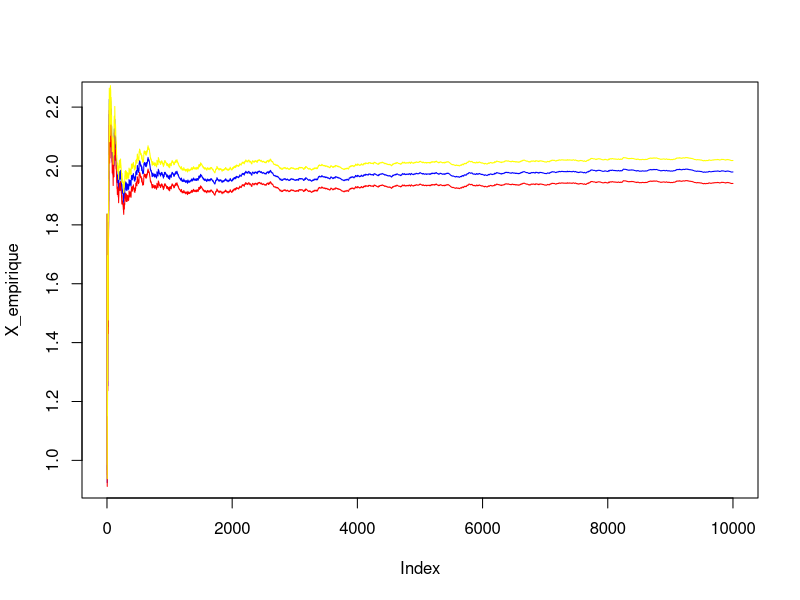
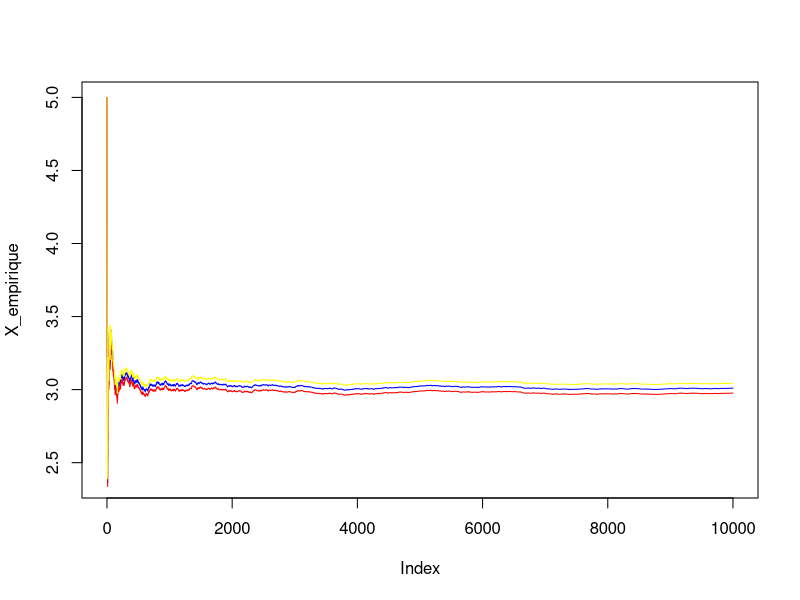
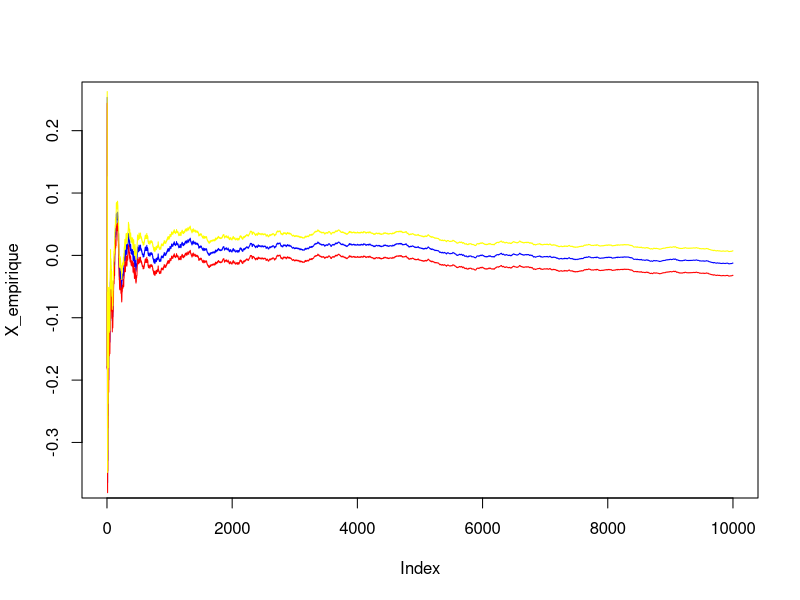
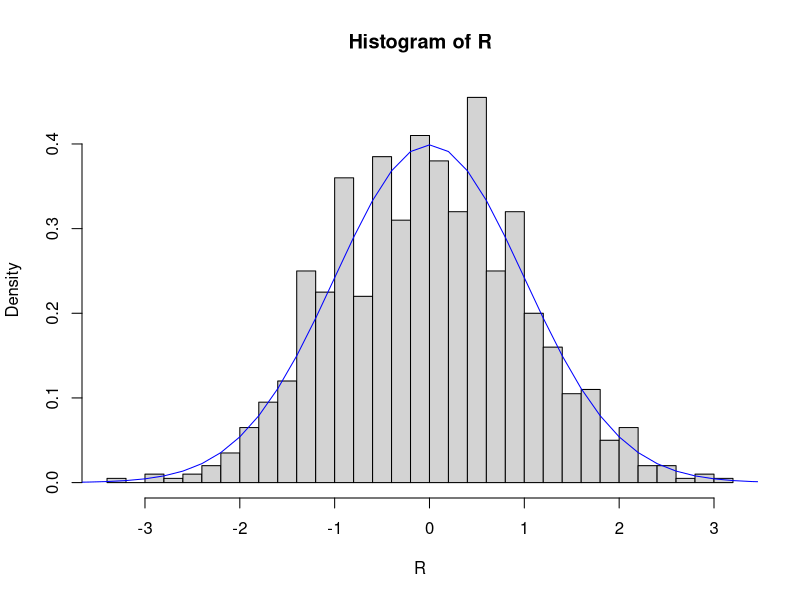
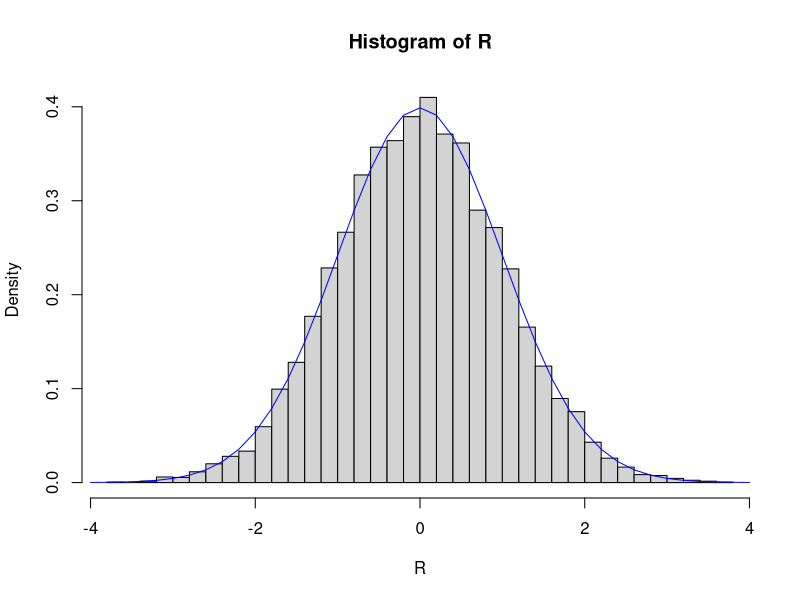
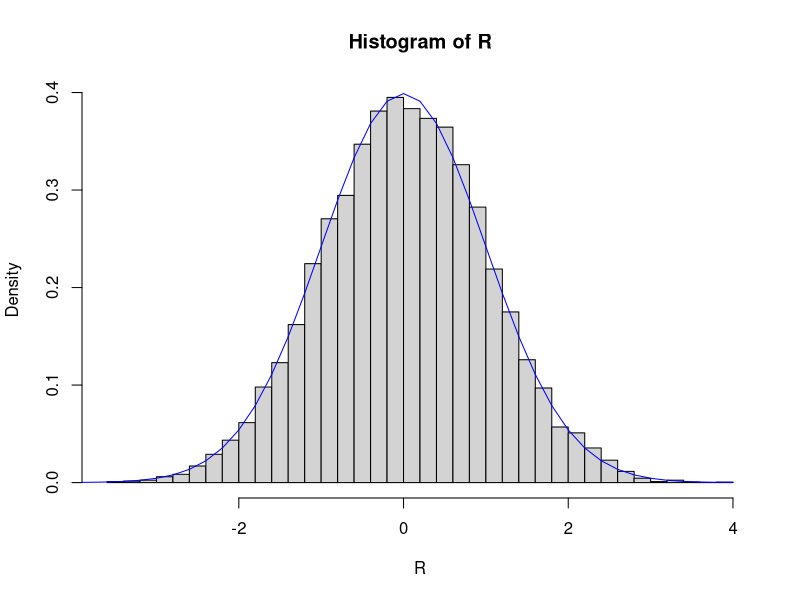
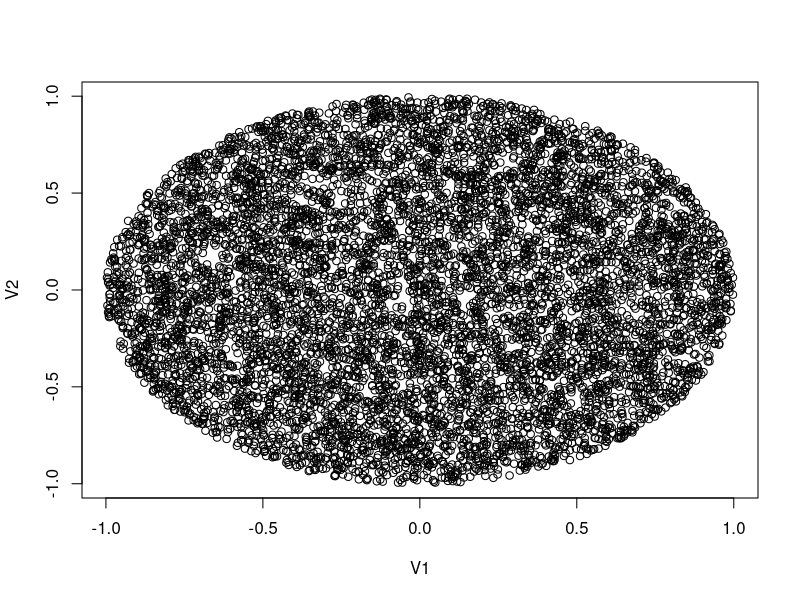
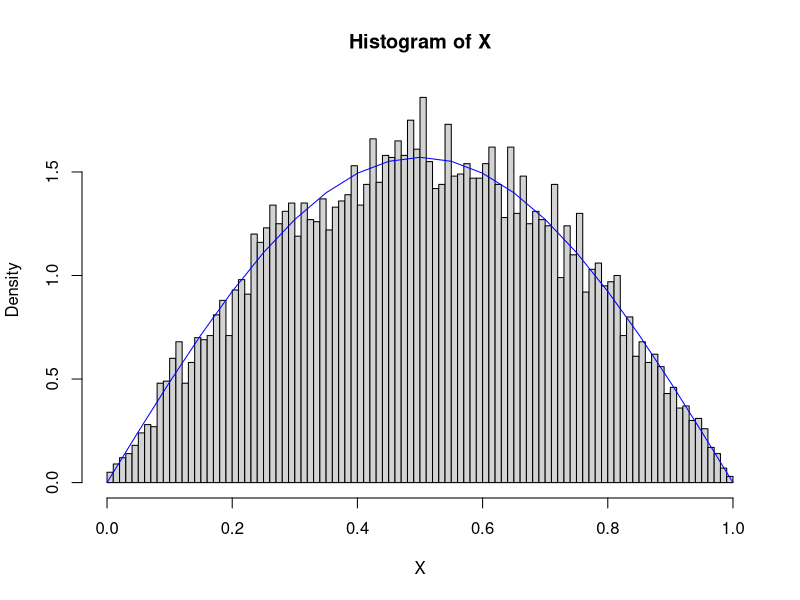

Reproduce these figures in R, in order.
## ---- chunk 1
knitr::opts_chunk$set(echo = TRUE)
## ---- chunk 2


#U<-runif(n,0,1)  génère n réalisation de la loi uniforme sur [0,1]

simulation_exp<-function(lambda,n)   # Renvoie un vecteur de n simulations d'une loi exponentielle de paramètre lambda
{
  return(-log(runif(n,0,1))/lambda)
}
simulation_exp(2,20)
## ---- chunk 3
simu_n_poisson<-function(n,lambda){
   simulation_poisson<-function(lambda)      # génère une réalisation de la loi de poisson de paramètre lambda
   {
       sum<-simulation_exp(lambda,1)               
       comptage<-0
       while(sum<=1)
         {
            sum<-sum+simulation_exp(lambda,1)
            comptage<-comptage +1
          }
       return(comptage)
 
    }
    return(replicate(n,simulation_poisson(lambda)))   # retourne un  vecteur de n réalisation de la loi de Poisson de paramètre lambda 
    
 }                                                       
simu_n_poisson(10,3)
## ---- chunk 4
simulation_normale<-function(n)
{
U1<-runif(n,0,1)
U2<-runif(n,0,1)
Echantillon_Norm<-sqrt(-2*log(U1))*cos(2*pi*U2)  # n échantillons de la loi normale
Echantillon_Norm
}
simulation_normale(10)
## ---- chunk 5
set.seed(121)
simu_cauchy<- function(n)
{
  M<-runif(n)
  cauchy<-tan(pi*(M-0.5))         # simulation par inversion de la fonction de répartition 
}
replicate(n=10,mean(simu_cauchy(1000)),simplify = F) # calcul de la moyenne de l'échantillon dix fois consécutifs

# on remarque la moyenne est a chaque fois différente car l'hypothèse d'intégrabilité n'est pas vérifier pour la loi de Cauchy et par conséquent la loi des grands nombres ne l'est pas non plus.

## ---- chunk 6
set.seed(121)
simu_ic<- function(n,s1){
M<-simulation_exp(s1,n)   
X<-cumsum(M)                                        # somme cumulé de M
V<-cumsum(M^2)                                      # somme cumulé de M^2
A<-1:n
X_empirique<-X/A                                    # Moyenne empirique
R<-A/max(A,1)                                       # facteur pour calculé l'estimateur sans biais de la variance                                                      
V_empirique<-(V/max(A-1,1))-((X_empirique)^2)*R     # variance empirique
ampli_ic<-(1.96*sqrt(V_empirique))/sqrt(A)          # amplitude de l'intervalle de confiance
ic_inf<-X_empirique-ampli_ic                        # borne inf de l'intervalle de confiance
ic_sup<- X_empirique+ampli_ic                       # borne sup de l'intervalle de confiance
plot(X_empirique,type = "l",col= " blue ")          # représentation graphique la moyenne empirique en bleu
lines(ic_inf,type = "l",col= " red ")               # représentation graphique la borne inf de l'ic  en rouge
lines(ic_sup,type = "l",col=" yellow")              # représentation graphique la borne sup de l'ic en jaune
cat (" la moyenne empirique est égal a : ",X_empirique[length(X_empirique)]," ce qui est très proche de la moyenne théorique qui vaut : ",1/s1," ainsi la loi des grands nombres est vérifiée",sep="")
}
simu_ic(10000,0.5)                           

# la fonction permet aussi de changer le nombre d'observation ou le paramètre de la loi mais les résultats estimés reste proche des résultats théoriques ( pour n assez grand)



## ---- chunk 7
set.seed(121)
simu_ic<- function(n,s2){
M<-simu_n_poisson(n,s2)
X<-cumsum(M)
V<-cumsum(M^2)
A<-1:n
X_empirique<-X/A
R<-A/max(A,1)
V_empirique<-(V/max(A-1,1))-((X_empirique)^2)*R
ampli_ic<-(1.96*sqrt(V_empirique))/sqrt(A)
ic_inf<-X_empirique-ampli_ic
ic_sup<- X_empirique+ampli_ic
plot(X_empirique,type = "l",col= " blue ")
lines(ic_inf,type = "l",col= " red ")
lines(ic_sup,type = "l",col=" yellow")
cat (" la moyenne empirique est égal a : ",X_empirique[length(X_empirique)]," ce qui est très proche de la moyenne théorique qui vaut : ",s2," ,ainsi la loi des grands nombres est vérifié",sep="")
}
simu_ic(10000,3)

## ---- chunk 8
set.seed(121)
simu_ic<- function(n){
M<-simulation_normale(n)
X<-cumsum(M)
V<-cumsum(M^2)
A<-1:n
X_empirique<-X/A
R<-A/max(A,1)
V_empirique<-(V/max(A-1,1))-((X_empirique)^2)*R
ampli_ic<-(1.96*sqrt(V_empirique))/sqrt(A)
ic_inf<-X_empirique-ampli_ic
ic_sup<- X_empirique+ampli_ic
plot(X_empirique,type = "l",col= " blue ")
lines(ic_inf,type = "l",col= " red ")
lines(ic_sup,type = "l",col=" yellow")
cat (" la moyenne empirique est égal a : ",X_empirique[length(X_empirique)]," ce qui est très proche de la moyenne théorique qui vaut : ",0," ,ansi la loi des grands nombres est vérifiée",sep="")
}
simu_ic(10000)


## ---- chunk 9
set.seed(121)
lambda_poisson<-5
n<-100
rows<-1000
sim<-simu_n_poisson(n*rows,lambda_poisson)          #  génère un vecteur de distribution de poisson de taille n*rows
m<-matrix(sim,rows)                                 # matrice de rows échantillons avec par ligne n résultat aléatoire de la distribution de poisson
sample.mean<-rowMeans(m)                            # vecteur contenant la moyenne de chaque ligne
R<-(sample.mean-lambda_poisson)*(sqrt(n)/sqrt(lambda_poisson))      # normalisation
hist(R,breaks = 30,prob=TRUE)                       # affichage de l'histogramme 
a<-pretty(-4:4,40)      
q<-dnorm(a)
lines(a,q,type = "l",col="blue")                   # ajout de la densité de la loi normale centré réduite

#  on constate bien ainsi que le théorème central limite est vérifié
## ---- chunk 10
set.seed(121)
lambda_expo<-1
n<-1000
rows<-10000
sim<-simulation_exp(lambda_expo,n*rows)
m<-matrix(sim,rows)
sample.mean<-rowMeans(m)
R<-(sample.mean-lambda_expo)*(sqrt(n)/sqrt(lambda_expo))
hist(R,breaks = 30,prob=TRUE)
a<-pretty(-4:4,30)
q<-dnorm(a)
lines(a,q,type = "l",col="blue")
## ---- chunk 11

set.seed(121)
n<-1000
rows<-10000
sim<-simulation_normale(n*rows)
m<-matrix(sim,rows)
sample.mean<-rowMeans(m)
R<-(sample.mean)*sqrt(n)
hist(R,breaks = 30,prob=TRUE)
a<-pretty(-4:4,30)
q<-dnorm(a)
lines(a,q,type = "l",col="blue")

## ---- chunk 12
set.seed(121)
simu_ic1<- function(n){
M<-runif(n,min =0,max=1)     # simulation uniforme sur [0,1]
M<-4*sqrt(1-(M)^2)           # simulation par inversion de la fonction de répartition
X<-cumsum(M)
V<-cumsum(M^2)
A<-1:n
X_empirique<-X/A
X_empirique[length(X_empirique)]
R<-A/max(A,1)
V_empirique<-(V/max(A-1,1))-((X_empirique)^2)*R
ampli_ic<-(1.96*sqrt(V_empirique))/sqrt(A)
ic_inf<-X_empirique-ampli_ic
ic_inf[length(ic_inf)]
ic_sup<- X_empirique+ampli_ic
ic_sup[length(ic_sup)]
cat(" l'estimation empirique de I(1) est : ",X_empirique[length(X_empirique)]," et l'intervalle de confiance a 95% associé est : ","[",ic_inf[length(ic_inf)],",",ic_sup[length(ic_sup)],"]",sep = "")
}
simu_ic1(1000000)


## ---- chunk 13
set.seed(121)
simu_ic_2<- function(n){
x<-runif(n,min=-1,max = 1)      # simulation uniforme sur [-1,1]
y<-runif(n,min = -1,max=1)
z<-x^2+y^2                      # distance des points a l'origine
z<-z<=1                         # recherche des points se trouvant dans le disque
X<-cumsum(z)
V<-cumsum(z^2)
A<-1:n
X_empirique<-X/A
a<-4*(X_empirique[length(X_empirique)])
R<-A/max(A,1)
V_empirique<-(V/max(A-1,1))-((X_empirique)^2)*R
ampli_ic<-(1.96*sqrt(V_empirique))/sqrt(A)
ic_inf<-X_empirique-ampli_ic
ic_inf[length(ic_inf)]
ic_sup<- X_empirique+ampli_ic
ic_sup[length(ic_sup)]
cat(" l'estimation empirique de I(2) est : ",a," et l'intervalle de confiance a 95% associé est : ","[",4*ic_inf[length(ic_inf)],",",4*ic_sup[length(ic_sup)],"]",sep = "")
}
simu_ic_2(100000)


## ---- chunk 14
set.seed(121)
simu_ic_2<- function(n){
x<-runif(n,min=-1,max = 1)
y<-runif(n,min = -1,max=1)           # simulation uniforme sur [-1,1]
t<-runif(n,min = -1,max = 1)
z<-x^2+y^2+t^2                       # distance des points a l'origine
z<-z<=1                              # recherche des points se trouvant dans la boule
X<-cumsum(z)
V<-cumsum(z^2)
A<-1:n
X_empirique<-X/A
a<-8*(X_empirique[length(X_empirique)])
R<-A/max(A,1)
V_empirique<-(V/max(A-1,1))-((X_empirique)^2)*R
ampli_ic<-(1.96*sqrt(V_empirique))/sqrt(A)
ic_inf<-X_empirique-ampli_ic
ic_inf[length(ic_inf)]
ic_sup<- X_empirique+ampli_ic
ic_sup[length(ic_sup)]
cat(" l'estimation empirique de I(3) est : ",a," et l'intervalle de confiance a 95% associé est : ","[",8*ic_inf[length(ic_inf)],",",8*ic_sup[length(ic_sup)],"]",sep = "")
}
simu_ic_2(100000)


## ---- chunk 15
U1<-runif(10^4,-1,1)
U2<-runif(10^4,-1,1)
V1<-U1[U1^2 + U2^2 <1]   #On prend les abscisses des points qui respectent
V2<-U2[U1^2 + U2^2 <1]  #On prend les ordonnées des points qui respectent
plot(V1,V2)
## ---- chunk 16
set.seed(121)
simu_rejet<- function(n)
{
  X<-rep(0,n)
  for (i in 1:n) 
{
 x<-runif(2)
 while (x[2]>sin(pi*x[1]))
{
   x<-runif(2)
 }
 X[i]<-x[1]
 
  }
hist(X,breaks = 100,probability = "TRUE")  
Y=seq(0,1,0.05)
lines(x = Y,(pi*sin(pi*Y))/2, type='l',col="blue")
}
simu_rejet(10000)

## ---- chunk 17
U1<-runif(10^6,0,1)
U2<-runif(10^6,0,1)
V<-U1[U2<(U1^3*(1-U1))]


f<-function(X)
{
  return(20*(X^3*(1-X)))
}
m<-length(V)   # code pour afficher ma densité, en prenant abscisses et ordonnées 
X<-seq(0,1,length=m)
Fx<-f(X)    
hist(V,breaks = 100,probability = "TRUE") 
lines(x = X,Fx, type='l',col="blue")

## ---- chunk 18
simu_mel_expo<-function(M)
{
res<- rexp(M,1)*(-1+2*(runif(M,0,1)>(1/2)))
hist(res,breaks=100,prob="T")
a<-pretty(-5:5,30)
lines(x = a,y=dexp(a),col='blue')  # on affiche la densité de la loi exponentielle de paramètre 1 en bleu
lines(x = -a,y=dexp(a,rate=1),col='red') # on affiche la densité de sa symétrie en rouge
}
simu_mel_expo(10000)
## ---- chunk 19
set.seed(121)
simu_mel_normale<-function(n)
{
A<-runif(n)>1/3
res<-rep(0,n)
for(i in 1:n)
{
  res[i]<-rnorm(n=1,mean = 4*A[i],sd=1/(1+A[i]))
}
hist(res,breaks=100,prob='T')
}
simu_mel_normale(10000)


